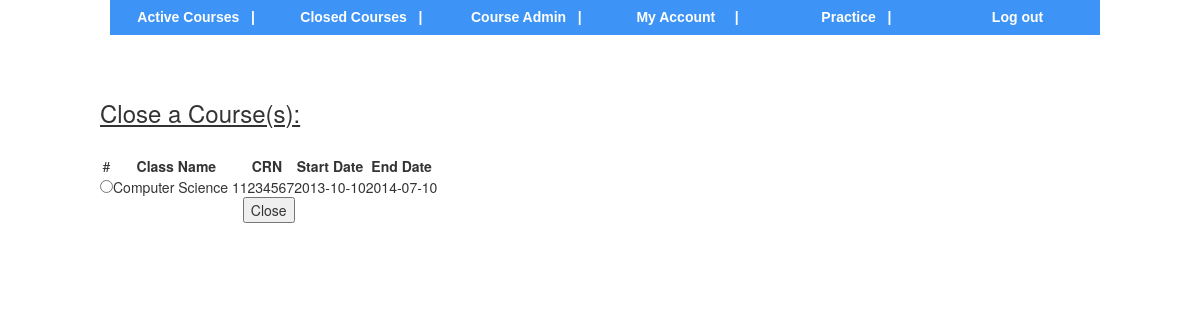
Screenshot of /instructor/closeCourse.php (signed in) with the database file from the repository.
### instructor/closeCourse.php (the view, shortened to what this page needs)
<?php
include("../shared_php/header.php");
?>
    <br><br> <h3> <u> Close a Course(s): </u> </h3> <br>
<?php
$title = "SELECT * FROM Classes WHERE ClassInstructorId = " . $_SESSION['idmember'] . " AND isFinished = 0";
$result = $mysqli->query($title);
?>
<table width="400" border="0" cellspacing="1" cellpadding="0">
<tr>
<td><form name="form1" method="post" action="">
<table width="400" border="0" cellpadding="3" cellspacing="1" bgcolor="#CCCCCC">
<tr>
<td align="center" bgcolor="#FFFFFF">#</td>
<td align="center" bgcolor="#FFFFFF"><strong>Class Name</strong></td>
<td align="center" bgcolor="#FFFFFF"><strong>CRN</strong></td>
<td align="center" bgcolor="#FFFFFF"><strong>Start Date</strong></td>
<td align="center" bgcolor="#FFFFFF"><strong>End Date</strong></td>
</tr>
<?php
while($rows=$result->fetch_array()){
?>
<tr>
<td align="center" bgcolor="#FFFFFF"><input name="radio_button" type="radio" id="radio_button" value="<?php echo $rows['idClass']; ?>"></td>
<td bgcolor="#FFFFFF"><? echo $rows['ClassName']; ?></td>
<td bgcolor="#FFFFFF"><? echo $rows['ClassCRN']; ?></td>
<td bgcolor="#FFFFFF"><? echo $rows['ClassStartDate']; ?></td>
<td bgcolor="#FFFFFF"><? echo $rows['ClassEndDate']; ?></td>
</tr>
<?php
}
?>
<tr>
<td colspan="5" align="center" bgcolor="#FFFFFF"><input name="Close" type="submit" id="Close" value="Close"></td>
</tr>
</table>
</form>
</td>
</tr>
</table>
<?php
include("../shared_php/footer.php");
?>

### css/main.css (style rules this page uses)
body { background: whitesmoke; font: 14px/21px "HelveticaNeue", "Helvetica Neue", Helvetica, Arial, sans-serif; color: black; -webkit-font-smoothing: antialiased; -webkit-text-size-adjust: none; }
header,bottom, section, footer, aside, nav, table, textarea, ul { display:block; }

### rows the page displays
classes: ClassName "Computer Science 1", ClassCRN "1234567", ClassStartDate "2013-10-10", ClassEndDate "2014-07-10"
